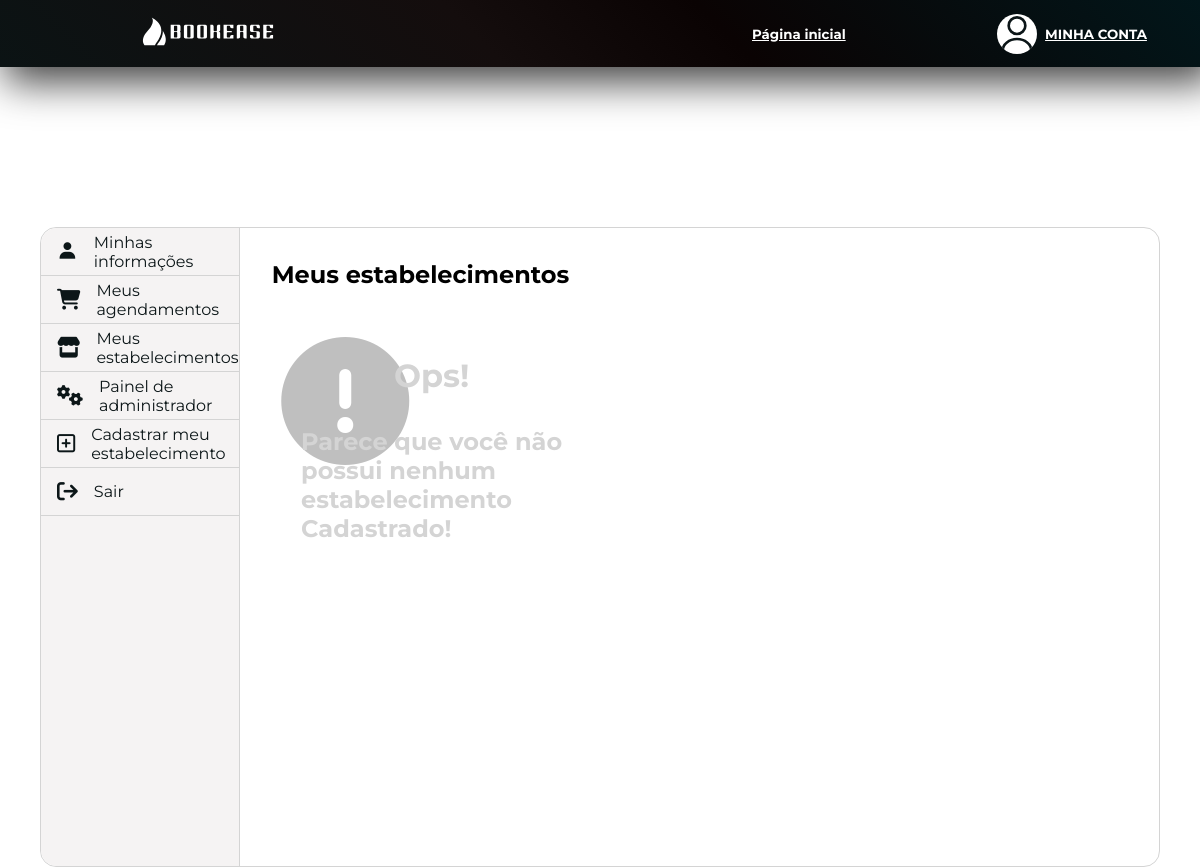
The app's page /view/myaccount.php?info=my_establishments (signed in), older data.
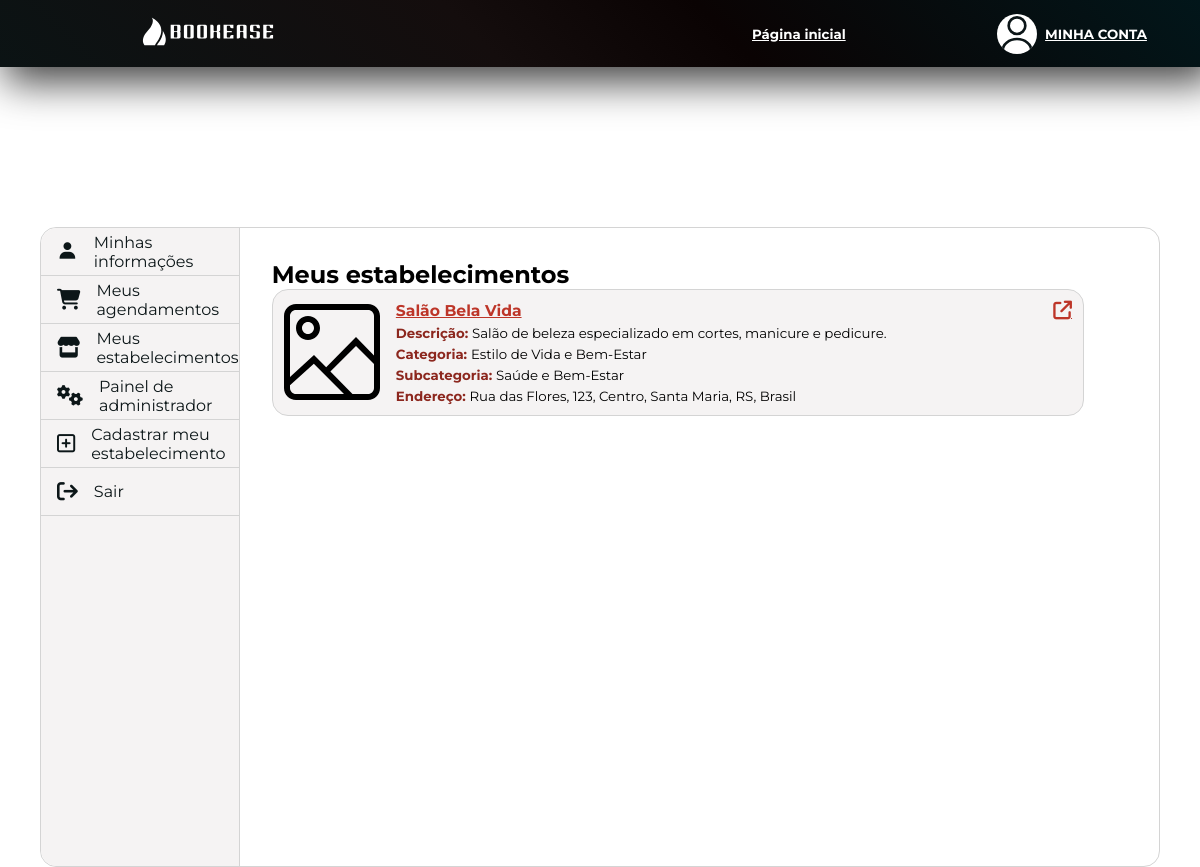
The same page, newer data.
### tables this page shows
CREATE TABLE establishments(
	id INT auto_increment,
    cnpj VARCHAR(18) UNIQUE,
    user_id INT,
    name VARCHAR(200),
    email VARCHAR(100),
    phone VARCHAR(14),
    address VARCHAR(200),
    latitude DOUBLE,
    longitude DOUBLE,
    description VARCHAR(200),
    category_id INT,
    subcategory_id INT,
    creation_date DATE,
    PRIMARY KEY(id),
    FOREIGN KEY(user_id) REFERENCES users(id),
    FOREIGN KEY(category_id) REFERENCES categories(id),
    FOREIGN KEY(subcategory_id) REFERENCES subcategories(id)
);

CREATE TABLE categories(
    id INT auto_increment,
    name VARCHAR(100),
    PRIMARY KEY(id)
);

CREATE TABLE subcategories(
    id INT auto_increment,
    name VARCHAR(100),
    category_id INT,
    PRIMARY KEY(id),
    FOREIGN KEY(category_id) REFERENCES categories(id)
);

### controller/establishments_controller.php (called while the page is built, shortened)
<?php
    include_once '../model/database_connect.php';
    function get_my_establishments() {
        $con = new connect_database();
        $con->connect();
        $user_id = $con->consult("SELECT id FROM users where email = '$_SESSION[login]'");
        $query = "SELECT establishments.*,
                    categories.name AS category_name,
                    subcategories.name AS subcategory_name
                    FROM establishments
                    JOIN categories ON establishments.category_id = categories.id
                    LEFT JOIN subcategories ON establishments.subcategory_id = subcategories.id
                WHERE establishments.user_id = $user_id[id];";
        $result = $con->consult_all($query);
        if($result != null) {
            return $result;
        }
        else {
            return null;
        }
    }
?>

### model/database_connect.php (called while the page is built, shortened)
<?php
class connect_database {
    protected $mysqli;
    protected $host = '127.0.0.1';
    protected $user = 'root';
    protected $password = '';
    protected $database = 'bookease';
    public function connect() {
        $this->mysqli = new mysqli($this->host, $this->user, $this->password, $this->database);
        $this->mysqli->set_charset('utf8');
    }
    public function consult($query) {
        try {
            if ($result = $this->mysqli->query($query)){
                $result = mysqli_fetch_assoc($result);
                return $result;
            }
            else {
                $this->rows_affected = 0;
                return null;
            }
        }
        catch (Exception $exc) {
            $this->disconnect();
        }
    }
    public function consult_all($query) {
        try {
            if ($result = $this->mysqli->query($query)){
                $result = $result->fetch_all(MYSQLI_ASSOC);
                return $result;
            }
            else {
                $this->rows_affected = 0;
                return null;
            }
        }
        catch (Exception $exc) {
            $this->disconnect();
        }
    }
}

### view/myaccount.php (the view, shortened to what the changed rows need)
<!DOCTYPE html>
<html lang="en">
<head>
    <link rel="stylesheet" href="/public/css/myaccount.css">
    <link rel="stylesheet" href="/public/css/components/red_button.css">
    <link rel="stylesheet" href="/public/css/components/header.css">
    <link href='https://unpkg.com/boxicons@2.1.4/css/boxicons.min.css' rel='stylesheet'>
</head>
<body>
    <?php
        require_once '../controller/establishments_controller.php';
        require_once '../controller/categories_controller.php';
        include_once '../model/database_connect.php';
        $con = new connect_database();
        $con->connect();
        $query = "SELECT * FROM users WHERE email = '$_SESSION[login]';";
        $user = $con->consult($query);
    ?>
    <main>
        <div class="main_content">
            <div class="informations">
                <?php
                    if(isset($_REQUEST) && isset($_REQUEST['info'])) {
                        switch ($_REQUEST['info']) {
                            case 'my_establishments':
                                echo '
                                    <div class="establishments">
                                        <h2>Meus estabelecimentos</h2>
                                        <div class="establishments_list">
                                    ';
                                $establishments = get_my_establishments();
                                if($establishments != null) {
                                    foreach($establishments as $e) {
                                        echo '
                                            <div class="establishment">
                                                <div class="establishment_image">
                                                    <a href="/view/establishment_page.php">
                                                        <img src="/public/images/image_icon.svg" alt="" class="image_icon">
                                                    </a>
                                                </div>
                                                <div class="establishment_info">
                                                    <h3>
                                                        <a href="/view/establishment_page.php?id='.$e['id'].'">
                                                        '.$e['name'].'
                                                        </a>
                                                    </h3>
                                                    <p>
                                                        <span>Descrição: </span>
                                                        '.$e['description'].'
                                                    </p>
                                                    <p>
                                                        <span>Categoria: </span>
                                                        '.$e['category_name'].'
                                                    </p>
                                                    <p>
                                                        <span>Subcategoria: </span>
                                                        '.$e['subcategory_name'].'
                                                    </p>
                                                    <p>
                                                        <span>Endereço: </span>
                                                        '.$e['address'].'
                                                    </p>
                                                </div>
                                                <div class="open_establishment">
                                                    <a href="/view/establishment_page.php?id='.$e['id'].'">
                                                        <i class="fa-solid fa-arrow-up-right-from-square"></i>
                                                    </a>
                                                </div>
                                            </div>
                                        ';
                                    }
                                }
                                else {
                                    echo '
                                        <div class="not_found">
                                            <i class="fa-solid fa-circle-exclamation"></i>
                                            <h1>
                                                Ops!
                                            </h1>
                                            <h2>
                                                Parece que você não<br>
                                                possui nenhum<br>
                                                estabelecimento<br>
                                                Cadastrado!
                                            </h2>
                                        </div>
                                    ';
                                }
                                echo'
                                        </div>
                                    </div>
                                ';
                                break;
                        }
                    }
                ?>
            </div>
        </div>
    </main>
</body>
</html>

Row changes from the older to the newer data that the page shows:
added establishments: name "Salão Bela Vida", description "Salão de beleza especializado em cortes, manicure e pedicure.", category.name "Estilo de Vida e Bem-Estar", subcategory.name "Saúde e Bem-Estar", address "Rua das Flores, 123, Centro, Santa Maria, RS, Brasil"
Text that changed along with them:
text no longer shown: "Ops! Parece que você não possui nenhum estabelecimento Cadastrado!"
